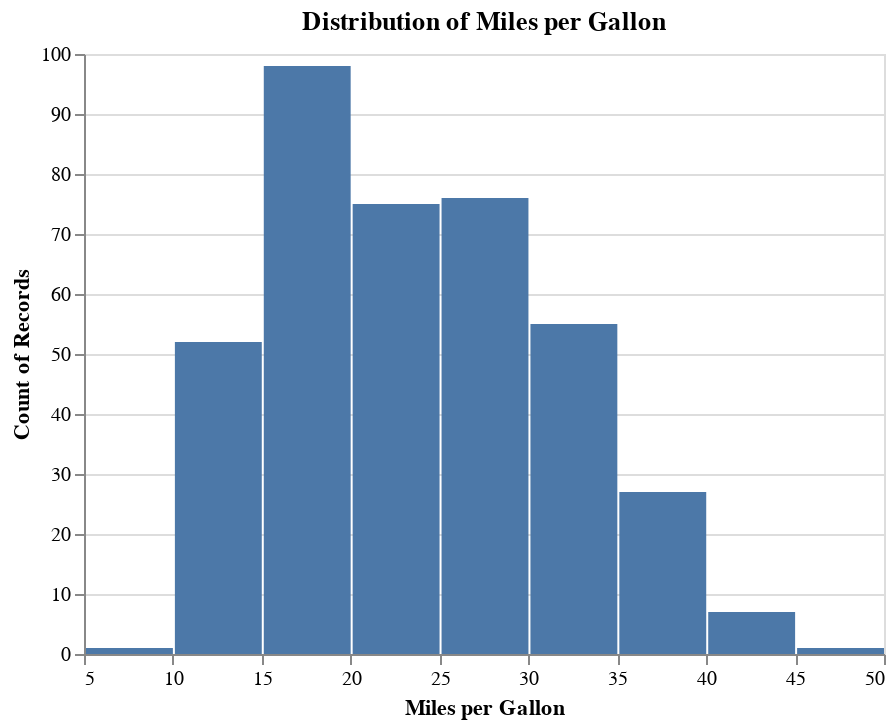

Notebook code cell kept with this figure:
### Markdown cell above
### 2.4 Histograms: Visualizing Distributions

- **Histograms** show the distribution of a single quantitative variable.
- `Mark`: mark_bar()
- `Encodings`:
  - `x` (quantitative, binned)
  - `y` (count)

### Code cell
# Use `alt.X()` for more control over binning.
alt.Chart(cars_pl_cleaned).mark_bar().encode(
    alt.X(
        'Miles_per_Gallon:Q',
        bin=alt.Bin(maxbins=15),
        title='Miles per Gallon'), # Explicitly define bins
    y='count():Q',
    tooltip=[alt.Tooltip('Miles_per_Gallon:Q', bin=True), 'count():Q'] # Show binned range in tooltip
).properties(
    title='Distribution of Miles per Gallon',
    width=400
)

### Figure 1 — Vega-Lite specification as saved in the notebook (floating-point values rounded to 4 significant figures; data arrays with more than 128 entries replaced by an {"elided": "..."} marker saying what was removed)
{"config": {"view": {"continuousWidth": 300, "continuousHeight": 300}}, "data": {"name": "data-7285c4e2e195e5a75737a34913199f5f"}, "mark": {"type": "bar"}, "encoding": {"tooltip": [{"bin": true, "field": "Miles_per_Gallon", "type": "quantitative"}, {"aggregate": "count", "type": "quantitative"}], "x": {"bin": {"maxbins": 15}, "field": "Miles_per_Gallon", "title": "Miles per Gallon", "type": "quantitative"}, "y": {"aggregate": "count", "type": "quantitative"}}, "title": "Distribution of Miles per Gallon", "width": 400, "$schema": "https://vega.github.io/schema/vega-lite/v5.20.1.json", "datasets": {"data-7285c4e2e195e5a75737a34913199f5f": {"elided": "392 records"}}}
